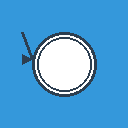

Reproduce this figure in Python.
"""
Generate an icon for the Automata Visualizer application.
This script creates a simple icon.png file in the assets directory.
"""
import os
from PIL import Image, ImageDraw, ImageFont
import io

def create_icon(size=(128, 128), bg_color="#3498db", save_path=None):
    """
    Create a simple icon for the Automata Visualizer.
    
    Args:
        size: Icon size (width, height)
        bg_color: Background color
        save_path: Path to save the icon
        
    Returns:
        Path to the saved icon
    """
    # Create a new image with blue background
    img = Image.new('RGBA', size, bg_color)
    draw = ImageDraw.Draw(img)
    
    # Draw a circle (representing a state)
    circle_radius = size[0] // 4
    circle_center = (size[0] // 2, size[1] // 2)
    
    # Draw outer circle (regular state)
    draw.ellipse(
        (
            circle_center[0] - circle_radius, 
            circle_center[1] - circle_radius,
            circle_center[0] + circle_radius, 
            circle_center[1] + circle_radius
        ), 
        fill="#FFFFFF", outline="#2c3e50", width=3
    )
    
    # Draw inner circle (final state)
    inner_radius = circle_radius - 5
    draw.ellipse(
        (
            circle_center[0] - inner_radius, 
            circle_center[1] - inner_radius,
            circle_center[0] + inner_radius, 
            circle_center[1] + inner_radius
        ), 
        fill=None, outline="#2c3e50", width=2
    )
    
    # Draw an arrow (transition)
    arrow_start = (size[0] // 4 - 10, size[1] // 4)
    arrow_end = (circle_center[0] - circle_radius, circle_center[1] - 5)
    
    # Draw the arrow line
    draw.line([arrow_start, arrow_end], fill="#2c3e50", width=3)
    
    # Draw the arrow head
    arrow_head_size = 10
    draw.polygon(
        [
            arrow_end,
            (arrow_end[0] - arrow_head_size, arrow_end[1] - arrow_head_size // 2),
            (arrow_end[0] - arrow_head_size, arrow_end[1] + arrow_head_size // 2)
        ],
        fill="#2c3e50"
    )
    
    # Save the icon
    if not save_path:
        save_path = os.path.join(os.path.dirname(__file__), "icon.png")
    
    img.save(save_path, "PNG")
    print(f"Icon saved to: {save_path}")
    return save_path

if __name__ == "__main__":
    # Create and save the icon
    create_icon() 